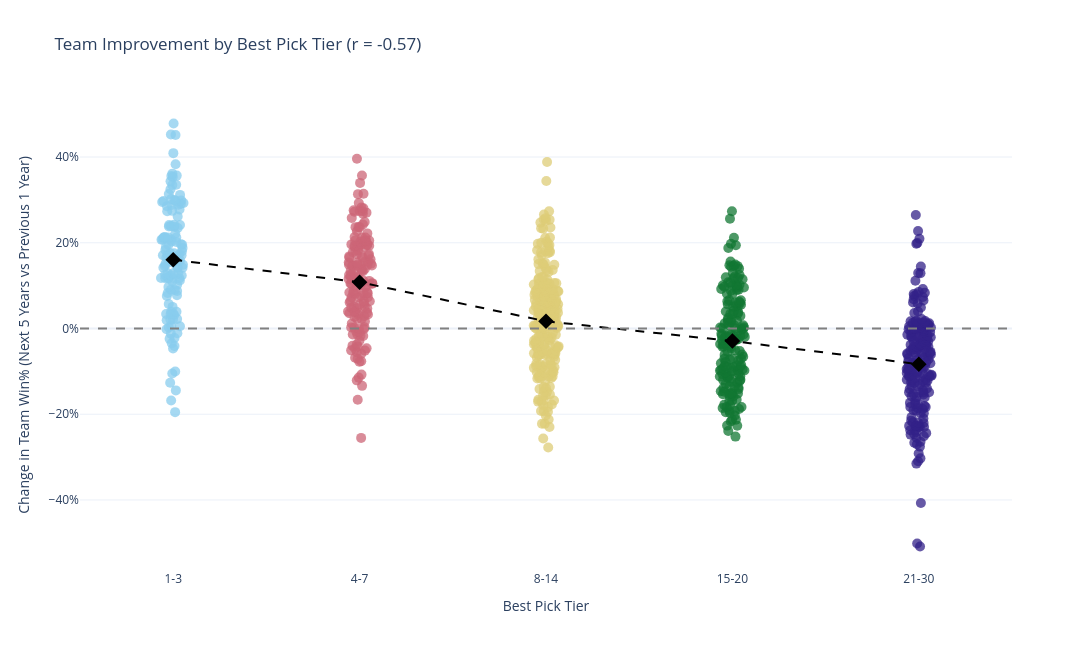

Notebook code for this chart:
### Markdown cell above
## Data Visualizations
Create entries to visualize your data using appropriate visualization types to reveal key trends within the data collection. Integrate multiple data attributes into visualizations using appropriate techniques to derive key insights from your visualizations. In your data visualizations, you will use multi-level data modeling practices to refine your visualizations. Your visualizations should include a high-level visualization that provides a broad overview of the data for one of your two stakeholders, as well as a detailed, insight-focused visualization that highlights the key findings for the other of your two stakeholders.

### Code cell
team_draft_value = (
    draft_class_data.sort_values(["season", "team", "overall_pick"])
    .groupby(["season", "team"], as_index=False)
    .agg(
        n_first_round_picks=("rookie_player", "count"),
        mean_first_five_vorp=("first_five_vorp", "mean"),
        best_pick=("overall_pick", "min"),
        best_pick_tier=("pick_tier", "min"),
        total_first_five_vorp=("first_five_vorp", "sum"),
        total_career_vorp=("career_total_vorp", "sum"),
        best_picks = ("overall_pick",list),
        picks_and_players=("overall_pick",lambda s: ", ".join(f"#{pick} {player}"for pick, player in zip(s.astype(int),draft_class_data.loc[s.index, "rookie_player"]))),
    )
)
team_draft_value["best_pick_tier"] = pd.cut(
    team_draft_value["best_pick"],
    bins=[0, 3, 7, 14, 20, 30],
    labels=["1-3", "4-7", "8-14", "15-20","21-30"]
)

team_success_window = standings[["season", "team", "WinPCT", "playoffs"]].sort_values(["team", "season"]).copy()
team_success_window["playoffs_int"] = team_success_window["playoffs"].astype(int)

for i in range(5):
    team_success_window[f"winpct_plus_{i}"] = team_success_window.groupby("team")["WinPCT"].shift(-i)
    team_success_window[f"playoffs_plus_{i}"] = team_success_window.groupby("team")["playoffs_int"].shift(-i)

team_success_window["next_5yr_winpct"] = team_success_window[[f"winpct_plus_{i}" for i in range(5)]].mean(axis=1)
team_success_window["prev_1yr_winpct"] = team_success_window.groupby("team")["WinPCT"].shift(1)
team_success_window["winpct_change_after_draft"] = (team_success_window["next_5yr_winpct"] - team_success_window["prev_1yr_winpct"])
team_success_window["next_5yr_playoff_apps"] = team_success_window[[f"playoffs_plus_{i}" for i in range(5)]].sum(axis=1)

team_draft_impact = team_success_window.merge(team_draft_value, on=["season", "team"], how="left")
team_draft_impact = team_draft_impact[team_draft_impact["n_first_round_picks"].notna()]

tier_order = ["1-3", "4-7", "8-14", "15-20","21-30"]
tier_num_map = {"1-3": 1, "4-7": 2, "8-14": 3, "15-20": 4, "21-30": 5}

corr_data = team_draft_impact.copy()
corr_data["best_pick_tier_num"] = corr_data["best_pick_tier"].map(tier_num_map)

r = corr_data["best_pick_tier_num"].corr(corr_data["winpct_change_after_draft"])

fig_team_draft_impact = px.strip(
    corr_data,
    x="best_pick_tier",
    y="winpct_change_after_draft",
    color="best_pick_tier",
    category_orders={"best_pick_tier": tier_order},
    color_discrete_sequence=px.colors.qualitative.Safe,
    hover_name="team",
    custom_data=[
        "season",
        "picks_and_players",
        "prev_1yr_winpct",
        "next_5yr_winpct",
        "total_career_vorp",
        "total_first_five_vorp",
        "best_pick"
    ],
    title=f"Team Improvement by Best Pick Tier (r = {r:.2f})",
    labels={
        "best_pick_tier": "Best Pick Tier",
        "winpct_change_after_draft": "Change in Team Win% (Next 5 Years vs Previous 1 Year)"
    }
)

fig_team_draft_impact.update_traces(
    jitter=0.28,
    marker=dict(size=10, opacity=0.75),
    hovertemplate=(
        "<b>%{hovertext}</b><br>"
        "Draft Year: %{customdata[0]}<br>"
        "Best Pick: %{customdata[6]}<br>"
        "Best Pick Tier: %{x}<br>"
        "Picks: %{customdata[1]}<br>"
        "Total First 5-Year VORP: %{customdata[5]:.2f}<br>"
        "Total Career VORP: %{customdata[4]:.2f}<br>"
        "Prev Year Win%: %{customdata[2]:.1%}<br>"
        "Next 5-Year Win%: %{customdata[3]:.1%}<br>"
        "Win% Change: %{y:.1%}<br>"
        "<extra></extra>"
    ),
    showlegend=False
)

# Group means
tier_means = (
    corr_data.groupby("best_pick_tier", observed=False)["winpct_change_after_draft"]
    .mean()
    .reindex(tier_order)
    .reset_index()
)

fig_team_draft_impact.add_trace(
    go.Scatter(
        x=tier_means["best_pick_tier"],
        y=tier_means["winpct_change_after_draft"],
        mode="markers+lines",
        name="Tier Mean",
        marker=dict(color="black", size=12, symbol="diamond"),
        line=dict(color="black", width=2, dash="dash"),
        hovertemplate="Tier: %{x}<br>Mean Win% Change: %{y:.1%}<extra></extra>",
        showlegend=False
    )
)

fig_team_draft_impact.add_hline(y=0, line_dash="dash", line_color="gray")

fig_team_draft_impact.update_layout(
    template="plotly_white",
    height=650,
    width=1300
)
fig_team_draft_impact.update_yaxes(tickformat=".0%")

fig_team_draft_impact.show()
#fig_team_draft_impact.write_html("team_draft_impact_win_percentage.html")
#display(IFrame("team_draft_impact_win_percentage.html", width=1300, height=650))

### Figure 1 — Plotly figure (JSON) as saved in the notebook; plotly's stock layout.template omitted (floating-point values rounded to 4 significant figures; data arrays with more than 128 entries replaced by an {"elided": "..."} marker saying what was removed)
{"data": [{"alignmentgroup": "True", "boxpoints": "all", "customdata": {"elided": "130x7 mixed values"}, "fillcolor": "rgba(255,255,255,0)", "hoveron": "points", "hovertemplate": "<b>%{hovertext}</b><br>Draft Year: %{customdata[0]}<br>Best Pick: %{customdata[6]}<br>Best Pick Tier: %{x}<br>Picks: %{customdata[1]}<br>Total First 5-Year VORP: %{customdata[5]:.2f}<br>Total Career VORP: %{customdata[4]:.2f}<br>Prev Year Win%: %{customdata[2]:.1%}<br>Next 5-Year Win%: %{customdata[3]:.1%}<br>Win% Change: %{y:.1%}<br><extra></extra>", "hovertext": {"elided": "130 str values"}, "jitter": 0.28, "legendgroup": "1-3", "line": {"color": "rgba(255,255,255,0)"}, "marker": {"color": "rgb(136, 204, 238)", "opacity": 0.75, "size": 10}, "name": "1-3", "offsetgroup": "1-3", "orientation": "v", "pointpos": 0, "showlegend": false, "type": "box", "x": {"elided": "130 str values"}, "x0": " ", "xaxis": "x", "y": {"elided": "130 float values"}, "y0": " ", "yaxis": "y"}, {"alignmentgroup": "True", "boxpoints": "all", "customdata": {"elided": "161x7 mixed values"}, "fillcolor": "rgba(255,255,255,0)", "hoveron": "points", "hovertemplate": "<b>%{hovertext}</b><br>Draft Year: %{customdata[0]}<br>Best Pick: %{customdata[6]}<br>Best Pick Tier: %{x}<br>Picks: %{customdata[1]}<br>Total First 5-Year VORP: %{customdata[5]:.2f}<br>Total Career VORP: %{customdata[4]:.2f}<br>Prev Year Win%: %{customdata[2]:.1%}<br>Next 5-Year Win%: %{customdata[3]:.1%}<br>Win% Change: %{y:.1%}<br><extra></extra>", "hovertext": {"elided": "161 str values"}, "jitter": 0.28, "legendgroup": "4-7", "line": {"color": "rgba(255,255,255,0)"}, "marker": {"color": "rgb(204, 102, 119)", "opacity": 0.75, "size": 10}, "name": "4-7", "offsetgroup": "4-7", "orientation": "v", "pointpos": 0, "showlegend": false, "type": "box", "x": {"elided": "161 str values"}, "x0": " ", "xaxis": "x", "y": {"elided": "161 float values"}, "y0": " ", "yaxis": "y"}, {"alignmentgroup": "True", "boxpoints": "all", "customdata": {"elided": "254x7 mixed values"}, "fillcolor": "rgba(255,255,255,0)", "hoveron": "points", "hovertemplate": "<b>%{hovertext}</b><br>Draft Year: %{customdata[0]}<br>Best Pick: %{customdata[6]}<br>Best Pick Tier: %{x}<br>Picks: %{customdata[1]}<br>Total First 5-Year VORP: %{customdata[5]:.2f}<br>Total Career VORP: %{customdata[4]:.2f}<br>Prev Year Win%: %{customdata[2]:.1%}<br>Next 5-Year Win%: %{customdata[3]:.1%}<br>Win% Change: %{y:.1%}<br><extra></extra>", "hovertext": {"elided": "254 str values"}, "jitter": 0.28, "legendgroup": "8-14", "line": {"color": "rgba(255,255,255,0)"}, "marker": {"color": "rgb(221, 204, 119)", "opacity": 0.75, "size": 10}, "name": "8-14", "offsetgroup": "8-14", "orientation": "v", "pointpos": 0, "showlegend": false, "type": "box", "x": {"elided": "254 str values"}, "x0": " ", "xaxis": "x", "y": {"elided": "254 float values"}, "y0": " ", "yaxis": "y"}, {"alignmentgroup": "True", "boxpoints": "all", "customdata": {"elided": "176x7 mixed values"}, "fillcolor": "rgba(255,255,255,0)", "hoveron": "points", "hovertemplate": "<b>%{hovertext}</b><br>Draft Year: %{customdata[0]}<br>Best Pick: %{customdata[6]}<br>Best Pick Tier: %{x}<br>Picks: %{customdata[1]}<br>Total First 5-Year VORP: %{customdata[5]:.2f}<br>Total Career VORP: %{customdata[4]:.2f}<br>Prev Year Win%: %{customdata[2]:.1%}<br>Next 5-Year Win%: %{customdata[3]:.1%}<br>Win% Change: %{y:.1%}<br><extra></extra>", "hovertext": {"elided": "176 str values"}, "jitter": 0.28, "legendgroup": "15-20", "line": {"color": "rgba(255,255,255,0)"}, "marker": {"color": "rgb(17, 119, 51)", "opacity": 0.75, "size": 10}, "name": "15-20", "offsetgroup": "15-20", "orientation": "v", "pointpos": 0, "showlegend": false, "type": "box", "x": {"elided": "176 str values"}, "x0": " ", "xaxis": "x", "y": {"elided": "176 float values"}, "y0": " ", "yaxis": "y"}, {"alignmentgroup": "True", "boxpoints": "all", "customdata": {"elided": "194x7 mixed values"}, "fillcolor": "rgba(255,255,255,0)", "hoveron": "points", "hovertemplate": "<b>%{hovertext}</b><br>Draft Year: %{customdata[0]}<br>Best Pick: %{customdata[6]}<br>Best Pick Tier: %{x}<br>Picks: %{customdata[1]}<br>Total First 5-Year VORP: %{customdata[5]:.2f}<br>Total Career VORP: %{customdata[4]:.2f}<br>Prev Year Win%: %{customdata[2]:.1%}<br>Next 5-Year Win%: %{customdata[3]:.1%}<br>Win% Change: %{y:.1%}<br><extra></extra>", "hovertext": {"elided": "194 str values"}, "jitter": 0.28, "legendgroup": "21-30", "line": {"color": "rgba(255,255,255,0)"}, "marker": {"color": "rgb(51, 34, 136)", "opacity": 0.75, "size": 10}, "name": "21-30", "offsetgroup": "21-30", "orientation": "v", "pointpos": 0, "showlegend": false, "type": "box", "x": {"elided": "194 str values"}, "x0": " ", "xaxis": "x", "y": {"elided": "194 float values"}, "y0": " ", "yaxis": "y"}, {"hovertemplate": "Tier: %{x}<br>Mean Win% Change: %{y:.1%}<extra></extra>", "line": {"color": "black", "dash": "dash", "width": 2}, "marker": {"color": "black", "size": 12, "symbol": "diamond"}, "mode": "markers+lines", "name": "Tier Mean", "showlegend": false, "type": "scatter", "x": ["1-3", "4-7", "8-14", "15-20", "21-30"], "y": [0.1603, 0.108, 0.01681, -0.02932, -0.08341]}], "layout": {"boxmode": "overlay", "height": 650, "legend": {"title": {"text": "Best Pick Tier"}, "tracegroupgap": 0}, "shapes": [{"line": {"color": "gray", "dash": "dash"}, "type": "line", "x0": 0, "x1": 1, "xref": "x domain", "y0": 0, "y1": 0, "yref": "y"}], "title": {"text": "Team Improvement by Best Pick Tier (r = -0.57)"}, "width": 1300, "xaxis": {"anchor": "y", "categoryarray": ["1-3", "4-7", "8-14", "15-20", "21-30"], "categoryorder": "array", "domain": [0, 1], "title": {"text": "Best Pick Tier"}}, "yaxis": {"anchor": "x", "domain": [0, 1], "tickformat": ".0%", "title": {"text": "Change in Team Win% (Next 5 Years vs Previous 1 Year)"}}}}
